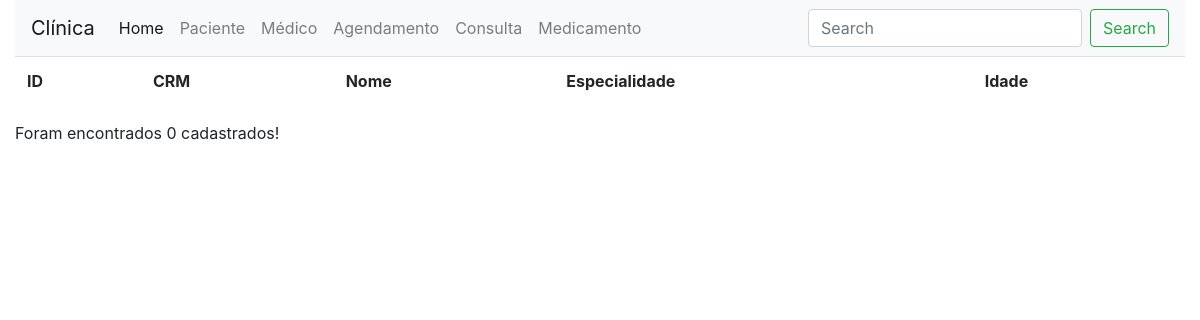
The app's page /atendimento/medico/, older data.
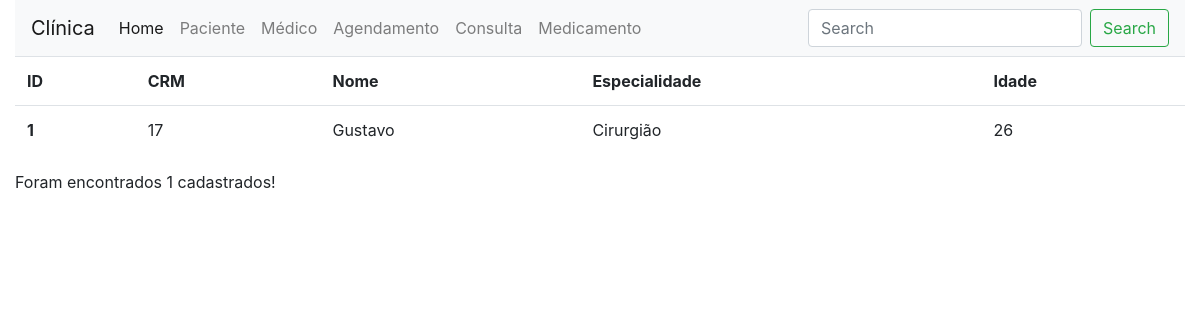
The same page, newer data.
### atendimento/models.py (models this page shows)
class Medico (models.Model):
    crm= models.CharField(max_length=50)
    nome= models.CharField (max_length=50)
    especialidade= models.CharField(max_length=50)
    idade= models.IntegerField()

### atendimento/views.py (the view)
def medico_list(request):
    medicos = Medico.objects.all()
    return render (request, "medico/list.html", {"medicos":medicos})

### atendimento/templates/medico/list.html
{% extends 'base.html' %}
{% block conteudo %}
    <table class="table">
        <tr>
            <th>ID</th>
            <th>CRM</th>
            <th>Nome</th>
            <th>Especialidade</th>
            <th>Idade</th>
        </tr>
        {% for medico in medicos %}
        <tr>
            <th>{{medico.id}}</th>
            <td>{{medico.crm}}</td>
            <td>{{medico.nome}}</td>
            <td>{{medico.especialidade}}</td>
            <td>{{medico.idade}}</td>
        </tr>
        {% endfor %}
    </table>
    <p>Foram encontrados {{medicos | length}} cadastrados!</p>
{% endblock %}

Row changes from the older to the newer data that the page shows:
added Medico: id "1", crm "17", nome "Gustavo", especialidade "Cirurgião", idade "26"
Text that changed along with them:
{{ medicos | length }}: "0" → "1"
